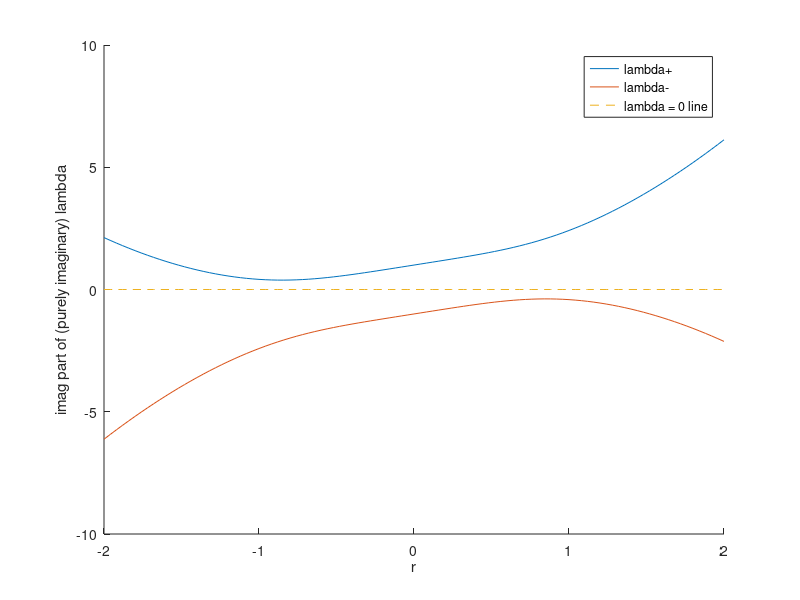
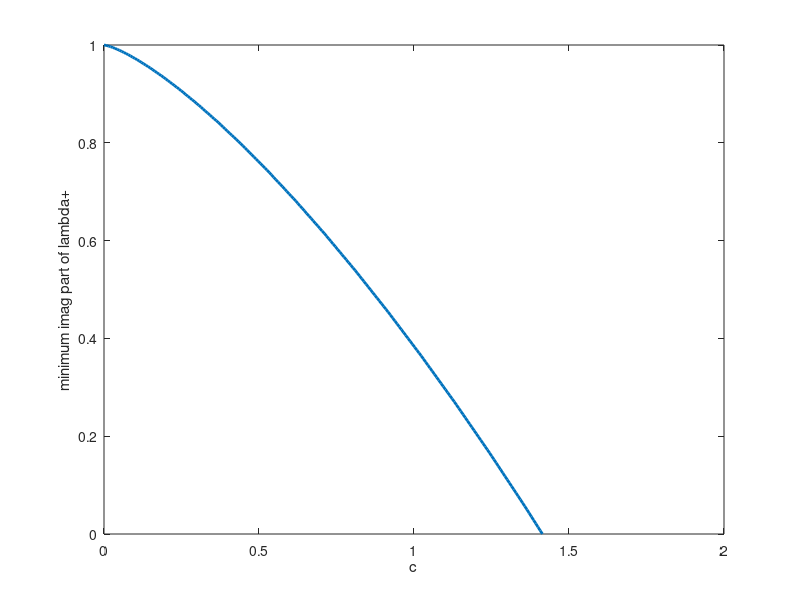

Write the MATLAB code that produced these figures, in order.
% essential spectrum gap

cmin = 0;
cmax = sqrt(2);
Nc = 200;
c = linspace(cmin, cmax, Nc);

rmin = -2;
rmax = 2;
Nr = 100;
r = linspace(rmin, rmax, Nr+1);

% plot of ess spec for c = 1
figure;
hold on;
lplus = r + sqrt(1 + r.^4);
lminus = r - sqrt(1 + r.^4);
plot(r, lplus, r, lminus);
plot(r, zeros(size(r)), '--');
legend('lambda+', 'lambda-', 'lambda = 0 line');
xlabel('r');
ylabel('imag part of (purely imaginary) lambda');

% find the minima for all our c
sqrterm = sqrt(1 + r.^4);
mins = zeros(size(c));
for index = [1 : length(c) ]
    mins(index) = min( c(index)*r + sqrterm );
end

figure;
plot(c,mins,'Linewidth',2);
xlabel('c');
ylabel('minimum imag part of lambda+');



